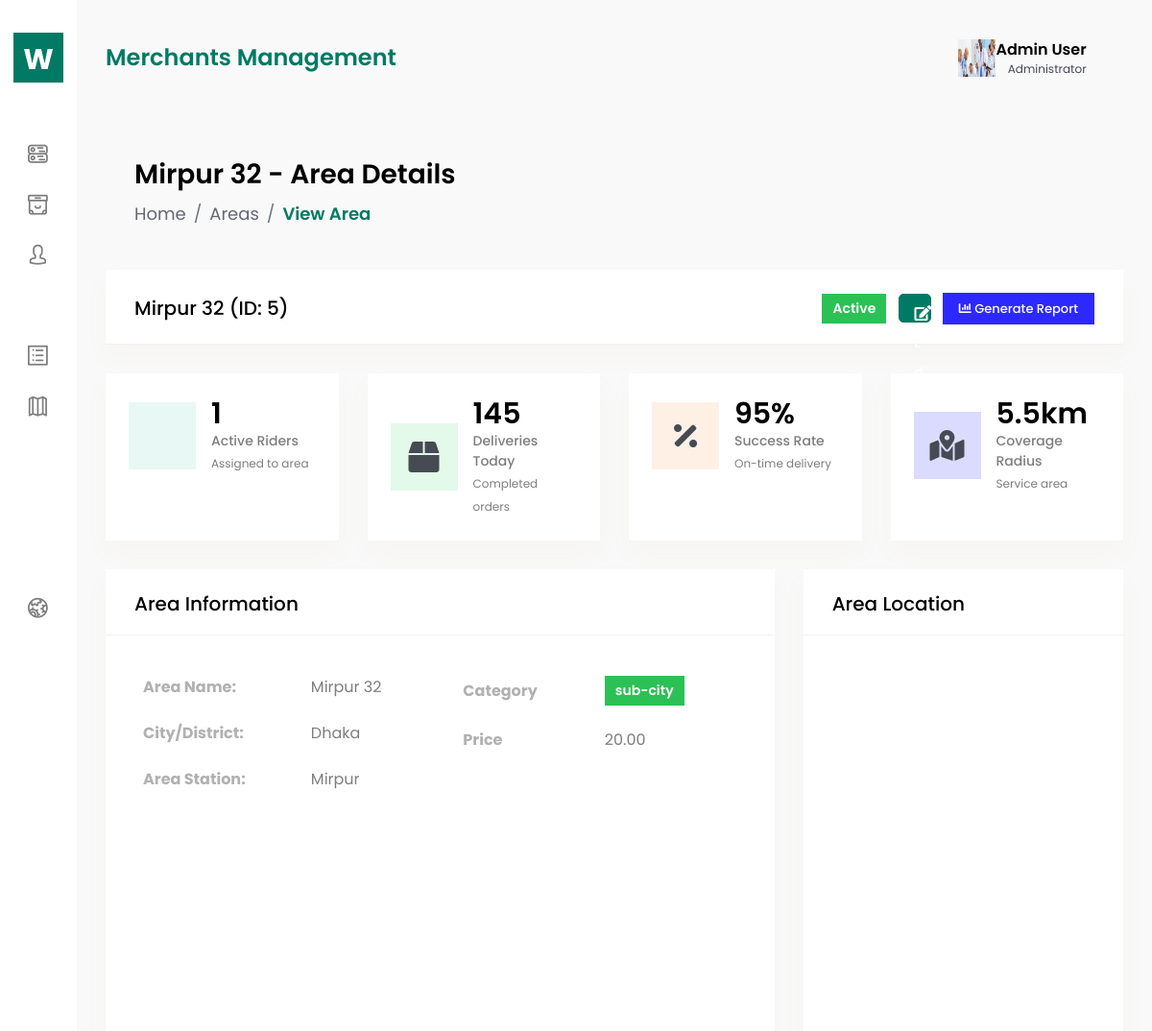
The app's page /logistics/areas/Mirpur 32/ (upper part), older data.
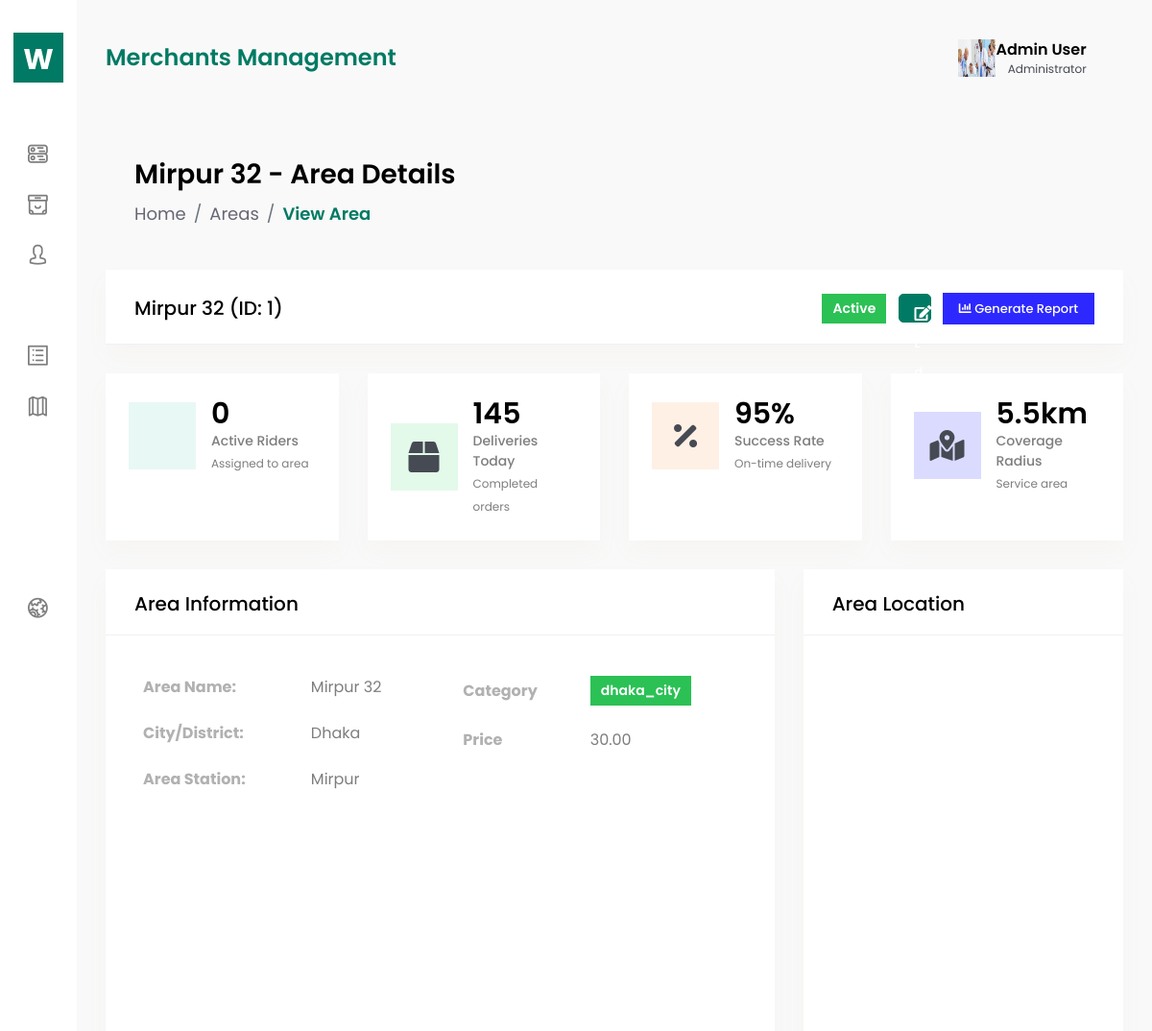
The same page, newer data.
### logistics/models.py (models this page shows, shortened)
class Area(models.Model):
    area_id=models.AutoField(primary_key=True)
    area_name=models.CharField(max_length=100)
    area_district=models.CharField(max_length=20,null=True,blank=True)
    area_station=models.CharField(max_length=50, null=True,blank=True)
    area_price=models.DecimalField(max_digits=20, decimal_places=2)
    area_category=models.CharField(max_length=50, choices=[("dhaka_city","dhaka_city"),("sub-city","sub_city"),("outside_dhaka","outside_dhaka"),], default="sub-city")

### logistics/views.py (the view)
# urls.py: path('areas/<str:area_name>/', views.view_area, name="detail_area"),
def view_area(request, area_name):
    areas = (
        Area.objects.annotate(
            soldier_count=Count("deliverysoldier")
        )
        .prefetch_related(
            Prefetch("deliverysoldier_set", queryset=DeliverySoldier.objects.all())
        )  # <-- properly close Prefetch here
        .filter(area_name=area_name)
        .first()
    )
    if not areas:
        return render(request, "404.html", status=404)
    context = {
        "areas": areas,
        "total_soldiers": areas.deliverysoldier_set.filter(status="active").count(),
    }
    return render(request, "logistics/area-view.html", context)

### logistics/templates/logistics/area-view.html (shortened to what the changed rows need)
{%extends 'base.html'%}
{%block content%}
<div class="content-body">
            <div class="container-fluid">
                <div class="row page-titles mx-0">
                    <div class="col-sm-6 p-md-0">
                        <div class="welcome-text">
                            <h4>{{ areas.area_name}} - Area Details</h4>
                        </div>
                    </div>
                </div>
                <div class="row">
                    <div class="col-xl-12">
                        <div class="card">
                            <div class="card-header">
                                <h4 class="card-title">{{ areas.area_name}} (ID: {{areas.area_id}})</h4>
                                <div class="card-action">
                                    <span class="badge badge-success mr-2">Active</span>
                                    <a href="{% url 'edit_area' areas.area_name%}" class="btn btn-primary btn-sm mr-2">
                                    </a>
                                    <button type="button" class="btn btn-info btn-sm" data-toggle="modal" data-target="#areaReportModal">
                                    </button>
                                </div>
                            </div>
                        </div>
                    </div>
                </div>
                <div class="row">
                    <div class="col-xl-3 col-lg-6 col-sm-6">
                        <div class="widget-stat card">
                            <div class="card-body p-4">
                                <div class="media ai-icon">
                                    <div class="media-body">
                                        <h3 class="mb-0 text-black">{{total_soldiers}}</h3>
                                        <p class="mb-0">Active Riders</p>
                                        <small>Assigned to area</small>
                                    </div>
                                </div>
                            </div>
                        </div>
                    </div>
                </div>
                <div class="row">
                    <div class="col-xl-8">
                        <div class="card">
                            <div class="card-body">
                                <div class="row">
                                    <div class="col-md-6">
                                        <table class="table table-borderless">
                                            <tr>
                                                <td><strong>Area Name:</strong></td>
                                                <td>{{ areas.area_name}}</td>
                                            </tr>
                                            <tr>
                                                <td><strong>City/District:</strong></td>
                                                <td>{{areas.area_district}}</td>
                                            </tr>
                                            <tr>
                                                <td><strong>Area Station:</strong></td>
                                                <td>{{ areas.area_station}}</td>
                                            </tr>
                                        </table>
                                    </div>
                                    <div class="col-md-6">
                                        <table class="table table-borderless">
                                            <tr>
                                                <td><span class="badge badge-success">{{areas.area_category}}</span></td>
                                            </tr>
                                            <tr>
                                                <td><strong>Price</strong></td>
                                                <td>{{areas.area_price}}</td>
                                            </tr>
                                        </table>
                                    </div>
                                </div>
                            </div>
                        </div>
                    </div>
                </div>
            </div>
        </div>
{%endblock%}

Row changes from the older to the newer data that the page shows:
removed Area: area_name "Mirpur 32", area_id "5", area_district "Dhaka", area_station "Mirpur", area_category "sub-city", area_price "20.00"
added Area: area_name "Mirpur 32", area_id "1", area_district "Dhaka", area_station "Mirpur", area_category "dhaka_city", area_price "30.00"
Text that changed along with them:
{{ total_soldiers }}: "1" → "0"
